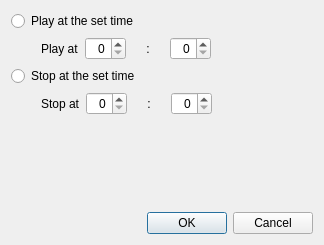
<?xml version="1.0" encoding="UTF-8"?>
<ui version="4.0">
 <class>TimerPlayWnd</class>
 <widget class="QDialog" name="TimerPlayWnd">
  <property name="geometry">
   <rect>
    <x>0</x>
    <y>0</y>
    <width>324</width>
    <height>245</height>
   </rect>
  </property>
  <property name="sizePolicy">
   <sizepolicy hsizetype="Preferred" vsizetype="Fixed">
    <horstretch>0</horstretch>
    <verstretch>0</verstretch>
   </sizepolicy>
  </property>
  <property name="windowTitle">
   <string>Timer setting</string>
  </property>
  <layout class="QVBoxLayout" name="verticalLayout">
   <item>
    <widget class="QRadioButton" name="m_playRadioButton">
     <property name="text">
      <string>Play at the set time</string>
     </property>
    </widget>
   </item>
   <item>
    <layout class="QFormLayout" name="formLayout">
     <property name="leftMargin">
      <number>30</number>
     </property>
     <item row="0" column="0">
      <widget class="QLabel" name="m_label">
       <property name="toolTip">
        <string/>
       </property>
       <property name="text">
        <string comment="for seconds">Play at</string>
       </property>
      </widget>
     </item>
     <item row="0" column="1">
      <layout class="QHBoxLayout" name="horizontalLayout_3" stretch="0,1,0,3">
       <item>
        <widget class="QSpinBox" name="m_edit">
         <property name="alignment">
          <set>Qt::AlignRight|Qt::AlignTrailing|Qt::AlignVCenter</set>
         </property>
        </widget>
       </item>
       <item>
        <widget class="QLabel" name="m_label2">
         <property name="text">
          <string>:</string>
         </property>
         <property name="alignment">
          <set>Qt::AlignCenter</set>
         </property>
        </widget>
       </item>
       <item>
        <widget class="QSpinBox" name="m_edit2">
         <property name="alignment">
          <set>Qt::AlignRight|Qt::AlignTrailing|Qt::AlignVCenter</set>
         </property>
        </widget>
       </item>
       <item>
        <widget class="QLabel" name="m_label3">
         <property name="text">
          <string comment="1" extracomment="Play at">      </string>
         </property>
        </widget>
       </item>
      </layout>
     </item>
    </layout>
   </item>
   <item>
    <widget class="QRadioButton" name="m_stopRadioButton">
     <property name="toolTip">
      <string comment="for looping"/>
     </property>
     <property name="text">
      <string>Stop at the set time</string>
     </property>
    </widget>
   </item>
   <item>
    <layout class="QFormLayout" name="formLayout_2">
     <property name="leftMargin">
      <number>30</number>
     </property>
     <item row="0" column="0">
      <widget class="QLabel" name="m_label4">
       <property name="toolTip">
        <string/>
       </property>
       <property name="text">
        <string comment="for seconds">Stop at</string>
       </property>
      </widget>
     </item>
     <item row="0" column="1">
      <layout class="QHBoxLayout" name="horizontalLayout_4" stretch="0,1,0,3">
       <item>
        <widget class="QSpinBox" name="m_edit3">
         <property name="alignment">
          <set>Qt::AlignRight|Qt::AlignTrailing|Qt::AlignVCenter</set>
         </property>
        </widget>
       </item>
       <item>
        <widget class="QLabel" name="m_label5">
         <property name="text">
          <string>:</string>
         </property>
         <property name="alignment">
          <set>Qt::AlignCenter</set>
         </property>
        </widget>
       </item>
       <item>
        <widget class="QSpinBox" name="m_edit4">
         <property name="alignment">
          <set>Qt::AlignRight|Qt::AlignTrailing|Qt::AlignVCenter</set>
         </property>
        </widget>
       </item>
       <item>
        <widget class="QLabel" name="m_label6">
         <property name="text">
          <string comment="2" extracomment="Stop at"> </string>
         </property>
        </widget>
       </item>
      </layout>
     </item>
    </layout>
   </item>
   <item>
    <spacer name="verticalSpacer">
     <property name="orientation">
      <enum>Qt::Vertical</enum>
     </property>
     <property name="sizeHint" stdset="0">
      <size>
       <width>20</width>
       <height>40</height>
      </size>
     </property>
    </spacer>
   </item>
   <item>
    <widget class="QDialogButtonBox" name="buttonBox">
     <property name="orientation">
      <enum>Qt::Horizontal</enum>
     </property>
     <property name="standardButtons">
      <set>QDialogButtonBox::Cancel|QDialogButtonBox::Ok</set>
     </property>
    </widget>
   </item>
  </layout>
 </widget>
 <tabstops>
  <tabstop>m_playRadioButton</tabstop>
  <tabstop>m_stopRadioButton</tabstop>
 </tabstops>
 <resources/>
 <connections>
  <connection>
   <sender>buttonBox</sender>
   <signal>accepted()</signal>
   <receiver>TimerPlayWnd</receiver>
   <slot>accept()</slot>
   <hints>
    <hint type="sourcelabel">
     <x>248</x>
     <y>254</y>
    </hint>
    <hint type="destinationlabel">
     <x>157</x>
     <y>274</y>
    </hint>
   </hints>
  </connection>
  <connection>
   <sender>buttonBox</sender>
   <signal>rejected()</signal>
   <receiver>TimerPlayWnd</receiver>
   <slot>reject()</slot>
   <hints>
    <hint type="sourcelabel">
     <x>316</x>
     <y>260</y>
    </hint>
    <hint type="destinationlabel">
     <x>286</x>
     <y>274</y>
    </hint>
   </hints>
  </connection>
 </connections>
</ui>
